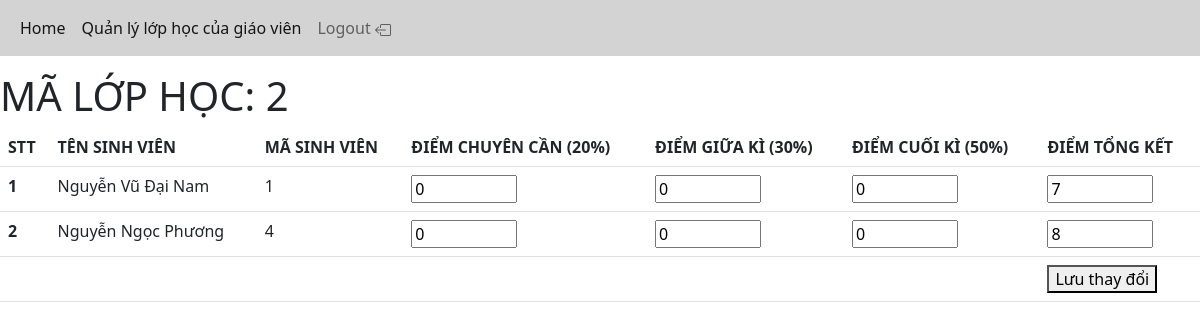
Page /index.php?type=manageclass&type1=fixmanageclass&id=2 (signed in) on the committed database.
### tables this page shows
CREATE TABLE `lopdetail` (
  `id_lopdetail` int(11) NOT NULL,
  `idLop` int(11) NOT NULL,
  `idHocSinh` int(11) NOT NULL,
  `chuyenCan` float NOT NULL DEFAULT 0,
  `giuaKi` float NOT NULL DEFAULT 0,
  `cuoiKi` float NOT NULL DEFAULT 0,
  `diemTongKet` float NOT NULL DEFAULT 0
);

CREATE TABLE `nguoidung` (
  `id_nguoidung` int(11) NOT NULL,
  `tenND` varchar(255) NOT NULL,
  `matKhau` varchar(255) NOT NULL,
  `email` varchar(255) NOT NULL,
  `hoVT` varchar(255) NOT NULL,
  `ngaySinh` date NOT NULL,
  `diaChi` varchar(255) NOT NULL,
  `soDT` varchar(255) NOT NULL,
  `vaiTro` int(11) NOT NULL DEFAULT 1,
  `xoa_nguoidung` tinyint(4) NOT NULL DEFAULT 0
);

### models/pdo.php (called while the page is built, shortened)
<?php
function pdo_get_connection(){
    $conn = new PDO('mysql:host='.DBHOST.';dbname='.DBNAME,DBUSER,DBPASS);
    $conn->setAttribute(PDO::ATTR_ERRMODE, PDO::ERRMODE_EXCEPTION);
    return $conn;
}
function pdo_query($sql){
    $sql_args = array_slice(func_get_args(), 1);
    try{
        $conn = pdo_get_connection();
        $stmt = $conn->prepare($sql);
        $stmt->execute($sql_args);
        $rows = $stmt->fetchAll();
        return $rows;
    }
    catch(PDOException $e){
        throw $e;
    }
    finally{
        unset($conn);
    }
}

### models/user/productModels.php (called while the page is built, shortened)
<?php
function getStudentByClass($id){
    $sql="SELECT * FROM lopdetail INNER JOIN lop ON lop.id_lop = lopdetail.idLop INNER JOIN nguoidung ON lopdetail.idHocSinh = nguoidung.id_nguoidung WHERE xoa_lop = 0  AND xoa_nguoidung = 0 AND idLop=$id ";
    return pdo_query($sql);
}

### views/admin/fixmanageclass.views.php (the view, shortened to what this page needs)
<h1>MÃ LỚP HỌC: <?php echo $_GET['id']; ?></h1>
<form action="" method="post">
<table class="table">
    <thead>
        <tr>
            <th scope="col">STT</th>
            <th scope="col">TÊN SINH VIÊN</th>
            <th scope="col">MÃ SINH VIÊN</th>
            <th scope="col">ĐIỂM CHUYÊN CẦN (20%)</th>
            <th scope="col">ĐIỂM GIỮA KÌ (30%)</th>
            <th scope="col">ĐIỂM CUỐI KÌ (50%)</th>
            <th scope="col">ĐIỂM TỔNG KẾT</th>
        </tr>
    </thead>
    <tbody>
        <?php
        $i = 1;
        foreach ($getStudentByClass as $key) {
            echo '
            <tr>
      <th scope="row">' . $i++ . '</th>
      <td>' . $key['hoVT'] . '</td>
      <td>' . $key['id_nguoidung'] . '</td>
      <td><input type="number" value="' . $key['chuyenCan'] . '" min="0" max="10" step="0.5" name="chuyenCan[]" /></td>
      <td><input type="number" value="' . $key['giuaKi'] . '" min="0" max="10" step="0.5" name="giuaKi[]" /></td>
      <td><input type="number" value="' . $key['cuoiKi'] . '" min="0" max="10" step="0.5" name="cuoiKi[]" /></td>
      <td><input type="number" value="' . $key['diemTongKet'] . '" min="0" max="10" step="0.5" name="" readonly/></td>
    </tr>
            ';
        }
        ?>
    </tbody>
    <tfoot>
      <tr>
        <td colspan="6"></td>
        <td><button type="submit" name="save-btn-manageclass">Lưu thay đổi</button></td>
    </tr>
    </tfoot>
</table>
</form>

### rows in the picture
lopdetail: idHocSinh.hoVT "Nguyễn Vũ Đại Nam", idHocSinh.id_nguoidung "1", chuyenCan "0", giuaKi "0", cuoiKi "0", diemTongKet "7"
lopdetail: idHocSinh.hoVT "Nguyễn Ngọc Phương", idHocSinh.id_nguoidung "4", chuyenCan "0", giuaKi "0", cuoiKi "0", diemTongKet "8"

### other values in the picture
$_GET['id'] "2"
